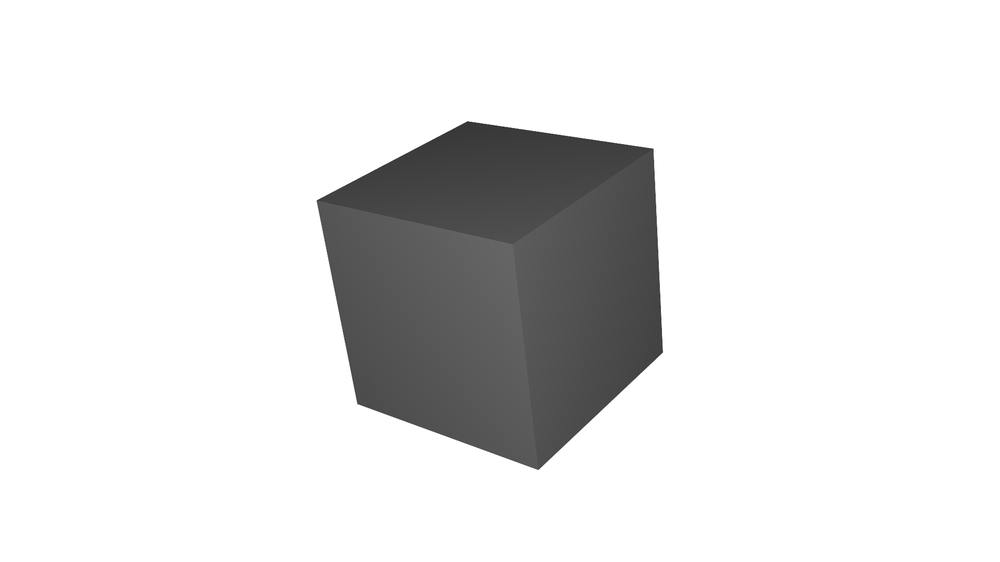
#> input picture search/samples/stereo1/l1.png, 1000 x 562 px, shrunk from 1920 x 1080 before the run
$ python main.py samples/stereo1/l1.png samples/stereo1/r1.png
#> lines starting #> are read from the running program, lines starting #| are printed output that depends on the picture
#!/usr/bin/env python3

import cv2 as cv
import numpy as np
from sys import argv
from matplotlib import pyplot as plt


def main():
	l = cv.imread(argv[1], cv.IMREAD_GRAYSCALE)
#> l is the input picture: shape (562, 1000); min 41, max 255, mean 226.7
	r = cv.imread(argv[2], cv.IMREAD_GRAYSCALE)
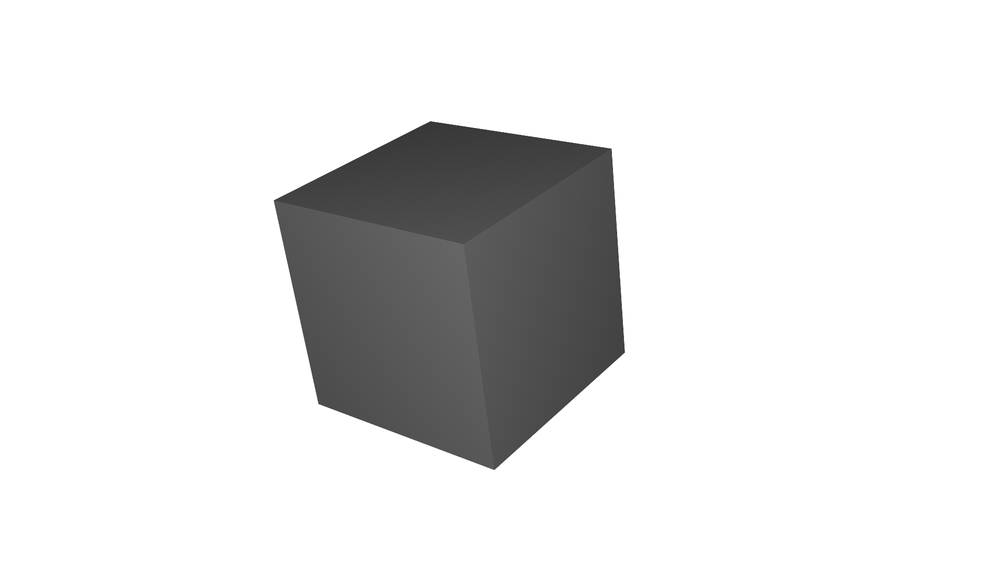
#> input picture search/samples/stereo1/r1.png, 1000 x 562 px, shrunk from 1920 x 1080 before the run
#> r is the input picture: shape (562, 1000); min 41, max 255, mean 226.6

	plt.subplot(121), plt.imshow(l)
	plt.subplot(122), plt.imshow(r)

	plt.show()
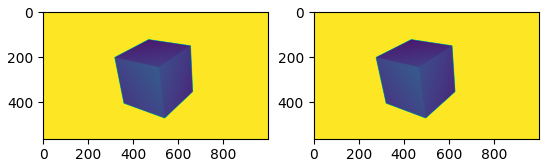
#> figure drawn by matplotlib, 2 panels


if __name__ == "__main__":
	main()
